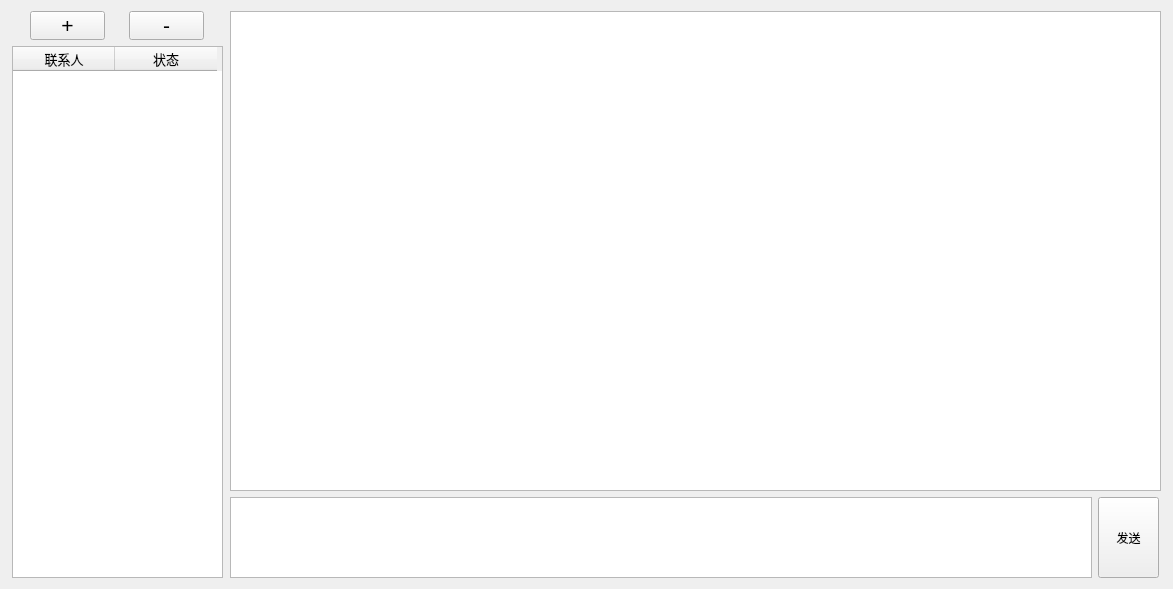
<?xml version="1.0" encoding="UTF-8"?>
<ui version="4.0">
 <class>Form2</class>
 <widget class="QWidget" name="Form2">
  <property name="geometry">
   <rect>
    <x>0</x>
    <y>0</y>
    <width>1173</width>
    <height>589</height>
   </rect>
  </property>
  <property name="windowTitle">
   <string>桥梁结构表层缺陷智能检测系统</string>
  </property>
  <layout class="QHBoxLayout" name="horizontalLayout_3">
   <item>
    <layout class="QVBoxLayout" name="verticalLayout_2">
     <item>
      <layout class="QHBoxLayout" name="horizontalLayout">
       <item>
        <widget class="QPushButton" name="button_add">
         <property name="sizePolicy">
          <sizepolicy hsizetype="Fixed" vsizetype="Fixed">
           <horstretch>0</horstretch>
           <verstretch>0</verstretch>
          </sizepolicy>
         </property>
         <property name="minimumSize">
          <size>
           <width>75</width>
           <height>29</height>
          </size>
         </property>
         <property name="maximumSize">
          <size>
           <width>75</width>
           <height>29</height>
          </size>
         </property>
         <property name="font">
          <font>
           <pointsize>16</pointsize>
          </font>
         </property>
         <property name="text">
          <string>+</string>
         </property>
        </widget>
       </item>
       <item>
        <widget class="QPushButton" name="button_del">
         <property name="sizePolicy">
          <sizepolicy hsizetype="Fixed" vsizetype="Fixed">
           <horstretch>0</horstretch>
           <verstretch>0</verstretch>
          </sizepolicy>
         </property>
         <property name="minimumSize">
          <size>
           <width>75</width>
           <height>29</height>
          </size>
         </property>
         <property name="maximumSize">
          <size>
           <width>75</width>
           <height>29</height>
          </size>
         </property>
         <property name="font">
          <font>
           <pointsize>16</pointsize>
          </font>
         </property>
         <property name="text">
          <string>-</string>
         </property>
        </widget>
       </item>
      </layout>
     </item>
     <item>
      <widget class="QTableWidget" name="friend_table">
       <property name="sizePolicy">
        <sizepolicy hsizetype="Minimum" vsizetype="Expanding">
         <horstretch>0</horstretch>
         <verstretch>0</verstretch>
        </sizepolicy>
       </property>
       <property name="minimumSize">
        <size>
         <width>211</width>
         <height>0</height>
        </size>
       </property>
       <property name="maximumSize">
        <size>
         <width>211</width>
         <height>10000</height>
        </size>
       </property>
       <property name="font">
        <font>
         <pointsize>10</pointsize>
        </font>
       </property>
       <attribute name="horizontalHeaderDefaultSectionSize">
        <number>102</number>
       </attribute>
       <attribute name="horizontalHeaderHighlightSections">
        <bool>true</bool>
       </attribute>
       <column>
        <property name="text">
         <string>联系人</string>
        </property>
       </column>
       <column>
        <property name="text">
         <string>状态</string>
        </property>
       </column>
      </widget>
     </item>
    </layout>
   </item>
   <item>
    <layout class="QVBoxLayout" name="verticalLayout">
     <item>
      <widget class="QListWidget" name="messagebox">
       <property name="sizePolicy">
        <sizepolicy hsizetype="Minimum" vsizetype="Minimum">
         <horstretch>0</horstretch>
         <verstretch>5</verstretch>
        </sizepolicy>
       </property>
       <property name="minimumSize">
        <size>
         <width>931</width>
         <height>480</height>
        </size>
       </property>
       <property name="maximumSize">
        <size>
         <width>931</width>
         <height>480</height>
        </size>
       </property>
       <property name="font">
        <font>
         <pointsize>13</pointsize>
        </font>
       </property>
      </widget>
     </item>
     <item>
      <layout class="QHBoxLayout" name="horizontalLayout_2">
       <item>
        <widget class="QPlainTextEdit" name="sendbox">
         <property name="sizePolicy">
          <sizepolicy hsizetype="Minimum" vsizetype="Minimum">
           <horstretch>1</horstretch>
           <verstretch>1</verstretch>
          </sizepolicy>
         </property>
         <property name="minimumSize">
          <size>
           <width>862</width>
           <height>81</height>
          </size>
         </property>
         <property name="maximumSize">
          <size>
           <width>862</width>
           <height>81</height>
          </size>
         </property>
         <property name="font">
          <font>
           <pointsize>16</pointsize>
          </font>
         </property>
         <property name="layoutDirection">
          <enum>Qt::LeftToRight</enum>
         </property>
         <property name="autoFillBackground">
          <bool>true</bool>
         </property>
        </widget>
       </item>
       <item>
        <widget class="QPushButton" name="button_send">
         <property name="sizePolicy">
          <sizepolicy hsizetype="Fixed" vsizetype="Minimum">
           <horstretch>0</horstretch>
           <verstretch>1</verstretch>
          </sizepolicy>
         </property>
         <property name="minimumSize">
          <size>
           <width>61</width>
           <height>81</height>
          </size>
         </property>
         <property name="maximumSize">
          <size>
           <width>61</width>
           <height>81</height>
          </size>
         </property>
         <property name="layoutDirection">
          <enum>Qt::LeftToRight</enum>
         </property>
         <property name="autoFillBackground">
          <bool>true</bool>
         </property>
         <property name="text">
          <string>发送</string>
         </property>
        </widget>
       </item>
      </layout>
     </item>
    </layout>
   </item>
  </layout>
 </widget>
 <resources/>
 <connections/>
</ui>
